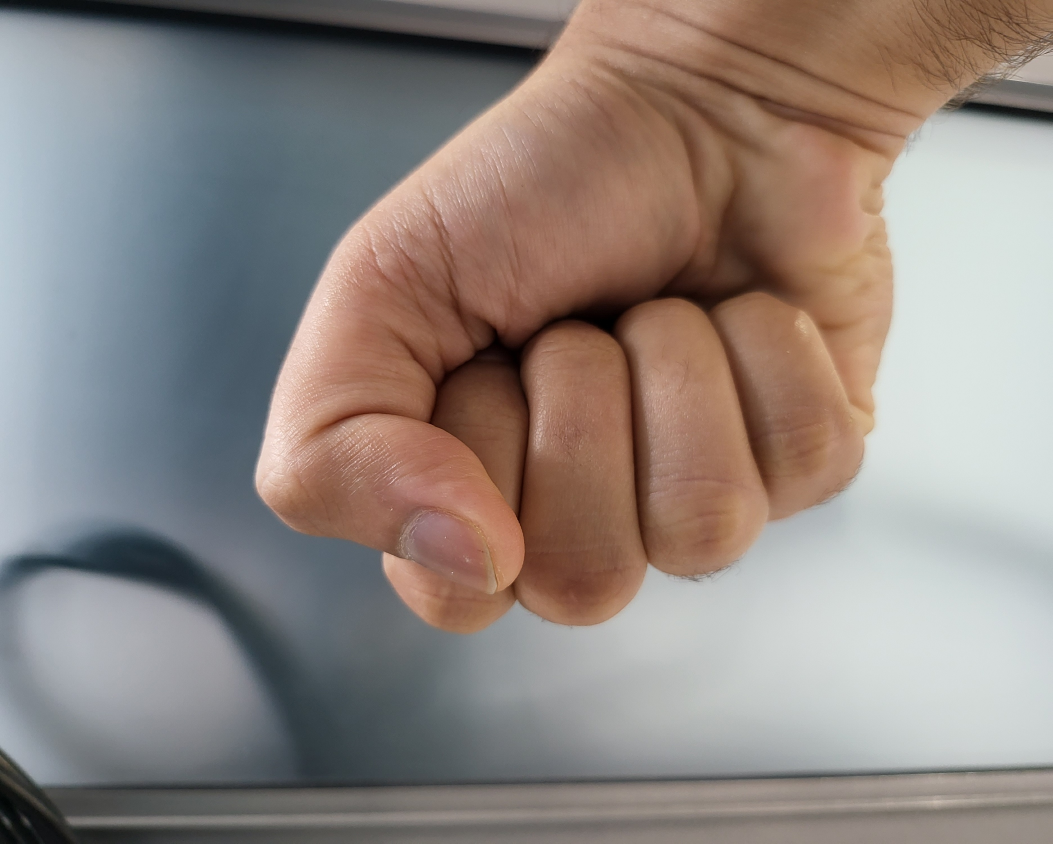
#> input picture still images test/my_01/01.jpg, 2105 x 1687 px (shown at 1/2 size)
$ jupyter execute --allow-errors newdata01_mediapipe_hands.ipynb
#> lines starting #> are read from the running program, lines starting #| are printed output that depends on the picture
I have created this dataset image that composed by mobile phones camera that produces from a 12 MP, f/2.4, 52mm (telephoto), 1/3.6", 1.0µm, PDAF, OIS.  Running experiments with mediapipe how it reacts with pixel bightness with the fraction of light.

[cell 1]
from google.colab import files
uploaded = files.upload()
#> the answer given: 01.jpg

The images is uploaded from files and use Mediapipe to run the model on them. Shown that this image will be finding out if the hand is detected with the use of this library created at certain angles, light, resolution settings which may give different data noise making it difficult to predict

[cell 2]
import cv2
from google.colab.patches import cv2_imshow
import math
import numpy as np

DESIRED_HEIGHT = 480
DESIRED_WIDTH = 480
def resize_and_show(image):
  h, w = image.shape[:2]
  if h < w:
    img = cv2.resize(image, (DESIRED_WIDTH, math.floor(h/(w/DESIRED_WIDTH))))
  else:
    img = cv2.resize(image, (math.floor(w/(h/DESIRED_HEIGHT)), DESIRED_HEIGHT))
  cv2_imshow(img)

# Read images with OpenCV.
images = {name: cv2.imread(name) for name in uploaded.keys()}
#> images = 1 item
# Preview the images.
for name, image in images.items():
  print(name)
  resize_and_show(image)
#> this loop made 1 pass
#> (name, h in resize_and_show, w in resize_and_show) on pass 1: ('01.jpg', 1687, 2105)
#| 01.jpg
#> pass 1, in resize_and_show, `img = cv2.resize(image, (DESIRED_WIDTH, math.floor(h/(w/DESIRED_WIDTH)..`:
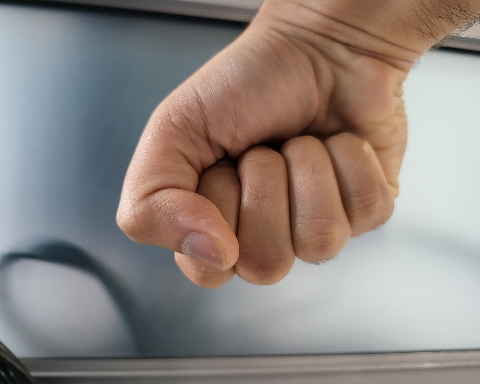
#> img: shape (384, 480, 3); mean B, G, R 128.3, 133.5, 143.6
